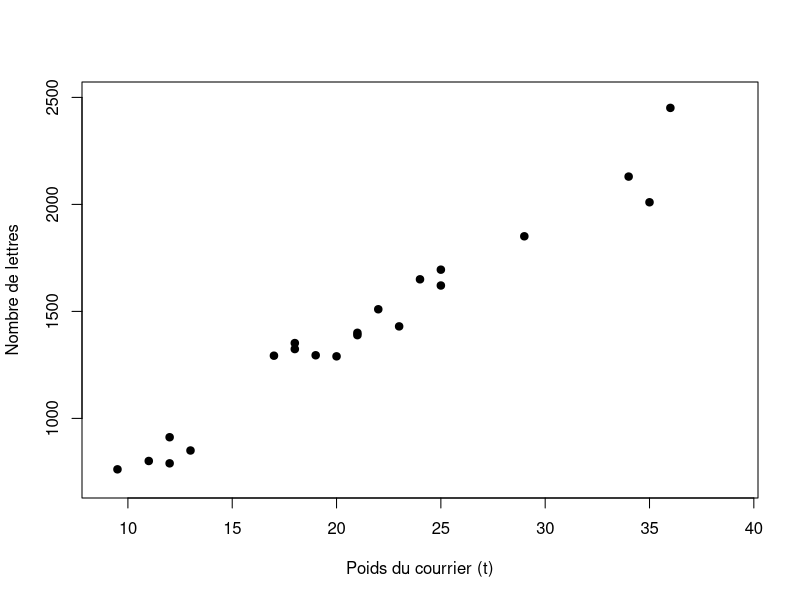
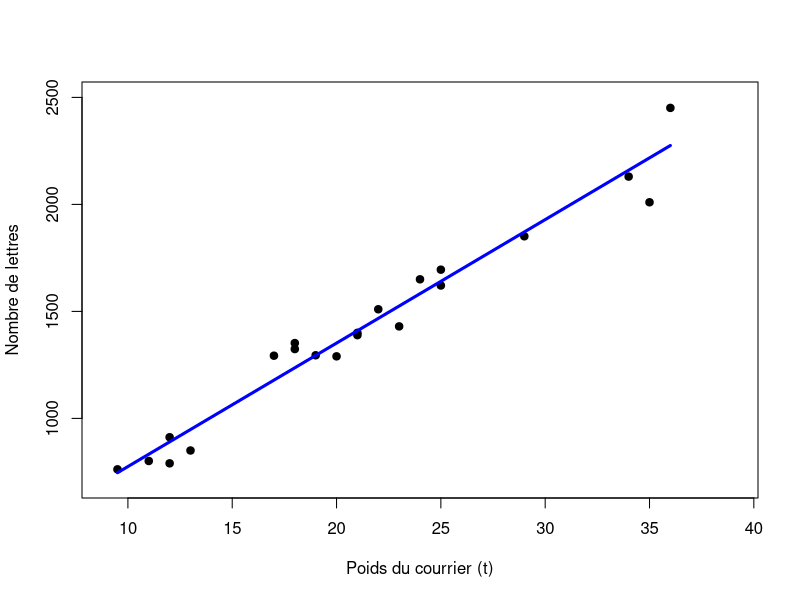
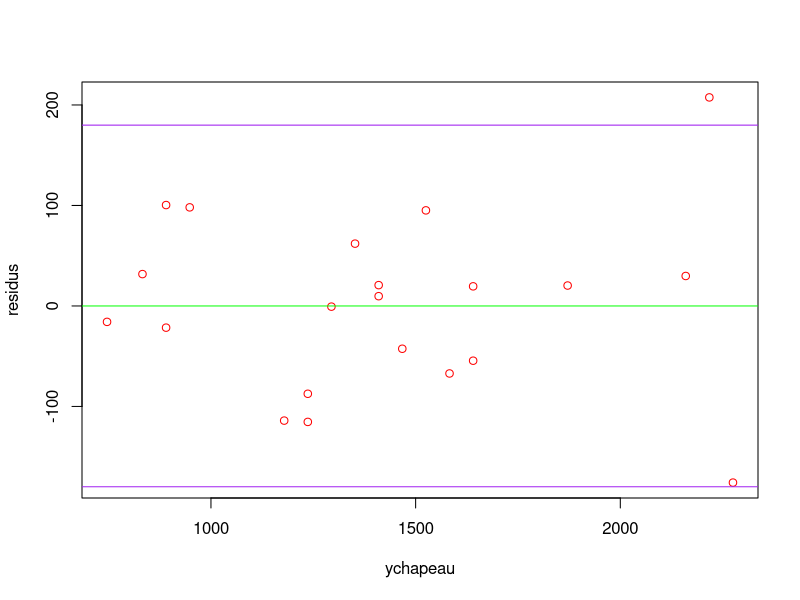
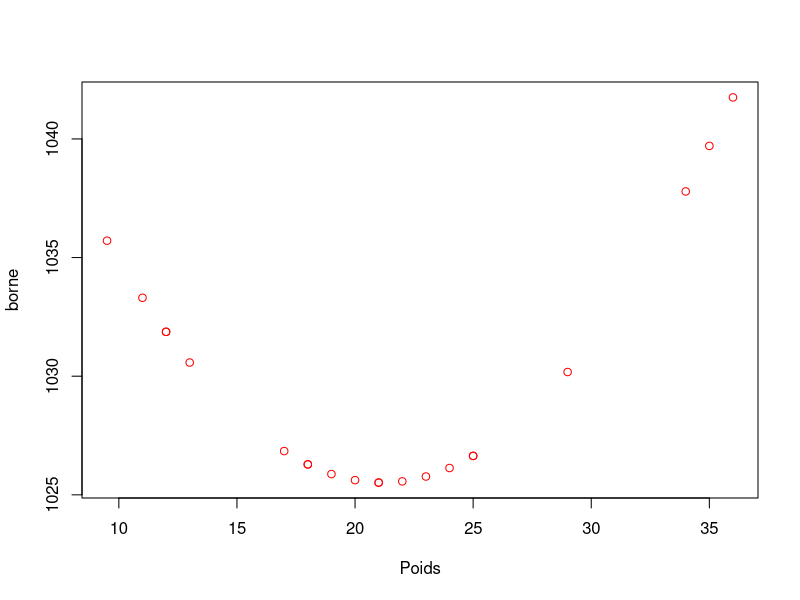
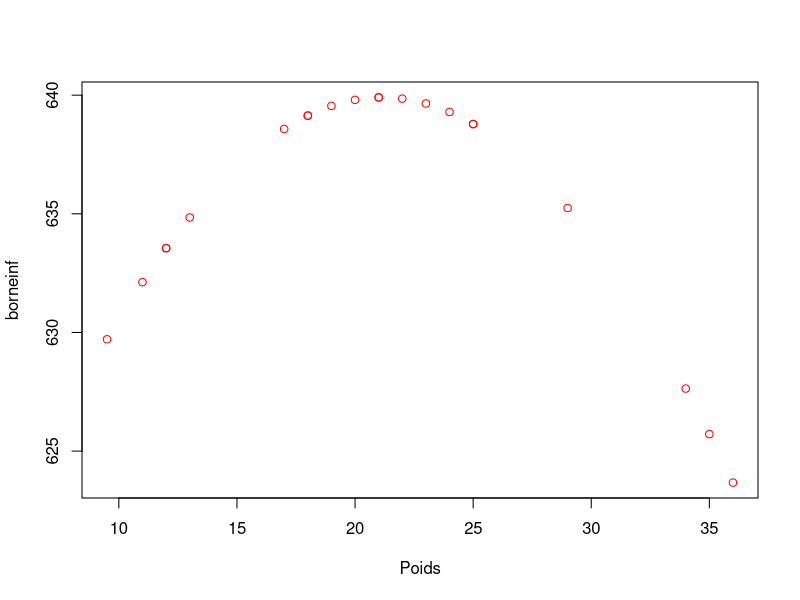

The R source for these figures, in order:
## ---- chunk 1
knitr::opts_chunk$set(echo = TRUE)
library(rmarkdown)
## ---- chunk 2
courrier = read.table("Courrier.txt")
colnames(courrier)=c("Poids","Nb_lettres")
attach(courrier)
## ---- chunk 3
plot(Poids,Nb_lettres,xlab="Poids du courrier (t)",ylab="Nombre de lettres",pch=19,xlim=c(9,39),ylim=c(700,2500))
## ---- chunk 4
reg = lm(Nb_lettres~Poids,data=courrier)
resume=summary(reg)
#resume 
## ---- chunk 5
### str(reg)
### str(resume)
### summary(courrier)
## ---- chunk 6
B0=resume$coefficients[1]
B0
## ---- chunk 7
B1=resume$coefficients[2]
B1
## ---- chunk 8
plot(Poids,Nb_lettres,xlab="Poids du courrier (t)",ylab="Nombre de lettres",pch=19,xlim=c(9,39),ylim=c(700,2500))
x=c(min(Poids),max(Poids))
#reg$fitted.values equivaut à dire y=B0+B1*x
#y=reg$fitted.values
y=B0+B1*x
lines(x,y,col="blue",lwd=3)
## ---- chunk 9
resume$r.squared
### R² est de 0.9628
## ---- chunk 10
S1=sum((reg$fitted.values-mean(Nb_lettres))^2)
S2=sum((mean(Nb_lettres)-Nb_lettres)^2)
R2=S1/S2
R2 
## ---- chunk 11
residus = reg$fitted.values-Nb_lettres
ychapeau=198+Poids*57.7
plot(ychapeau,residus,col="red")
###yr=ychapeau*0
###lines(ychapeau,yr,col="green")
abline(h=0,col="green")
###yv1=ychapeau*0+2*90
###lines(ychapeau,yv1,col="purple")
abline(h=2*resume$sigma,col="purple")
###yv2=ychapeau*0-2*90
###lines(ychapeau,yv2,col="purple")
abline(h=-2*resume$sigma,col="purple")
## ---- chunk 12
#resume
## ---- chunk 13
R22=sum((198-mean(Nb_lettres))^2)/sum((mean(Nb_lettres)-Nb_lettres)^2)
R22
## ---- chunk 14
B0+27.5*B1
## ---- chunk 15
frame=data.frame(Poids=27.5)
predict(reg,newdata=frame)
## ---- chunk 16
q19=qt(0.975,19)
q19
## ---- chunk 17
borne1=1784.75-q19*90*sqrt(1+1/21+((27.5-mean(Poids))^2)/(sum((Poids-mean(Poids))^2)))
borne1
## ---- chunk 18
borne2=1784.75+q19*90*sqrt(1+1/21+((27.5-mean(Poids))^2)/(sum((Poids-mean(Poids))^2)))
borne2
## ---- chunk 19
borne=predict(reg,newdata=data.frame(Poids=27.5),interval='prediction')
borne
## ---- chunk 20
#poids2=v[0:40]
borne=predict(reg,newdata=data.frame(Poids))[2]+2.093*90*sqrt(1+1/21+((Poids-mean(Poids))^2)/(sum((Poids-mean(Poids))^2)))
borneinf=predict(reg,newdata=data.frame(Poids))[2]-2.093*90*sqrt(1+1/21+((Poids-mean(Poids))^2)/(sum((Poids-mean(Poids))^2)))
borne
plot(Poids,borne,col="red")
plot(Poids,borneinf,col="red")
